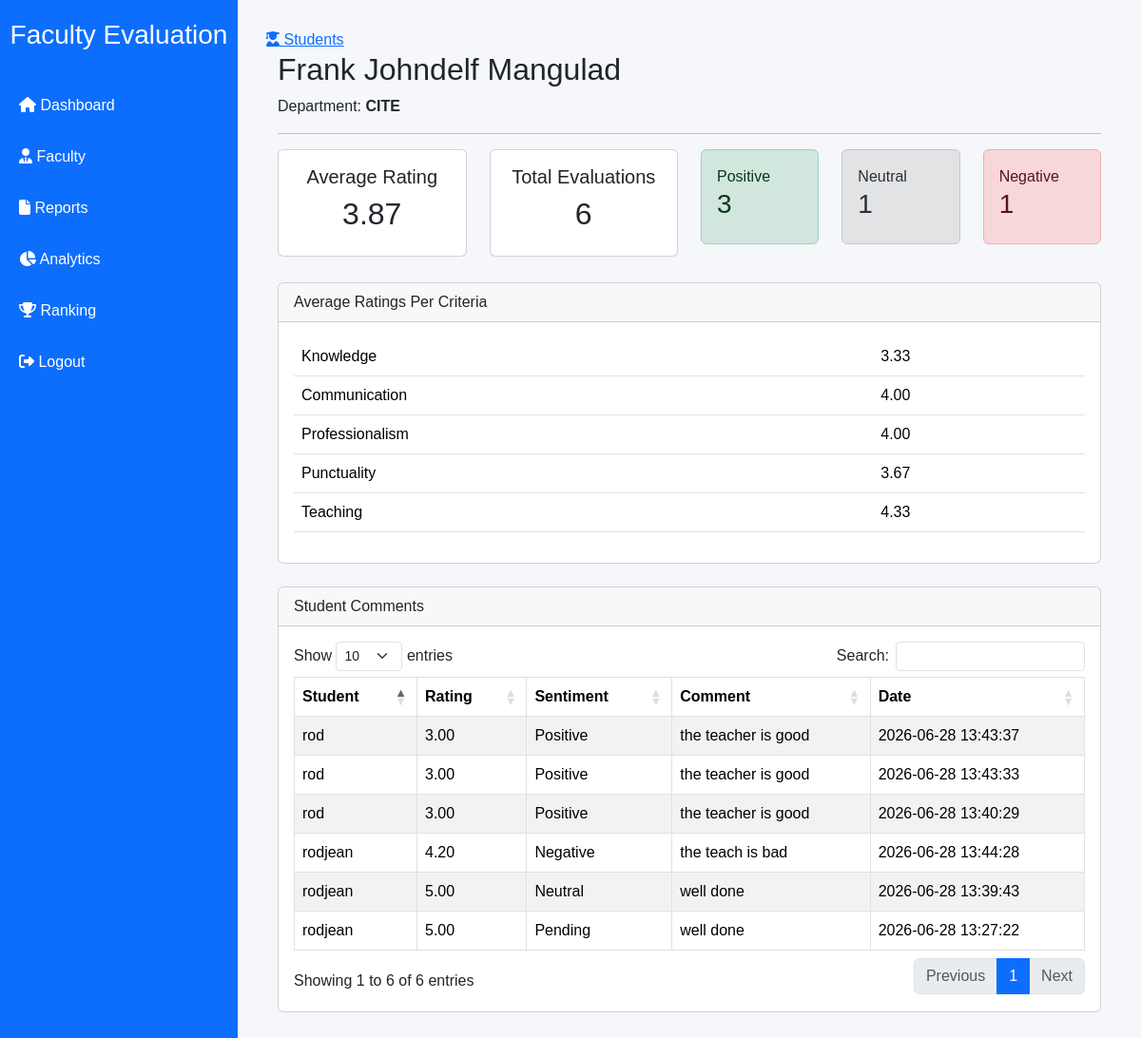
The page /faculty-evaluation-system/admin/faculty_details.php?id=1 (signed in) on the database its author committed.
### tables this page shows
CREATE TABLE `faculty` (
  `id` int(11) NOT NULL,
  `faculty_code` varchar(20) NOT NULL,
  `fullname` varchar(100) NOT NULL,
  `department` varchar(100) NOT NULL,
  `email` varchar(100) DEFAULT NULL,
  `status` enum('Active','Inactive') DEFAULT 'Active',
  `created_at` timestamp NOT NULL DEFAULT current_timestamp()
);

CREATE TABLE `evaluations` (
  `id` int(11) NOT NULL,
  `faculty_id` int(11) NOT NULL,
  `student_name` varchar(100) NOT NULL,
  `knowledge` tinyint(4) NOT NULL,
  `communication` tinyint(4) NOT NULL,
  `professionalism` tinyint(4) NOT NULL,
  `punctuality` tinyint(4) NOT NULL,
  `teaching` tinyint(4) NOT NULL,
  `overall_rating` decimal(3,2) DEFAULT NULL,
  `comment` text DEFAULT NULL,
  `sentiment` varchar(20) DEFAULT 'Pending',
  `confidence` decimal(5,2) DEFAULT 0.00,
  `created_at` timestamp NOT NULL DEFAULT current_timestamp()
);

### faculty-evaluation-system/admin/faculty_details.php (the view, shortened to what this page needs)
<?php
include("../includes/db.php");
include("../includes/header.php");
include("../includes/sidebar.php");
$id=$_GET['id'];
$stmt=$pdo->prepare("SELECT * FROM faculty WHERE id=?");
$stmt->execute([$id]);
$faculty=$stmt->fetch();
$stats=$pdo->prepare("
SELECT
COUNT(*) total,
ROUND(AVG(overall_rating),2) average,
ROUND(AVG(knowledge),2) knowledge,
ROUND(AVG(communication),2) communication,
ROUND(AVG(professionalism),2) professionalism,
ROUND(AVG(punctuality),2) punctuality,
ROUND(AVG(teaching),2) teaching
FROM evaluations
WHERE faculty_id=?
");
$stats->execute([$id]);
$data=$stats->fetch();
$positive=$pdo->prepare("
SELECT COUNT(*) FROM evaluations
WHERE faculty_id=? AND sentiment='Positive'
");
$positive->execute([$id]);
$neutral=$pdo->prepare("
SELECT COUNT(*) FROM evaluations
WHERE faculty_id=? AND sentiment='Neutral'
");
$neutral->execute([$id]);
$negative=$pdo->prepare("
SELECT COUNT(*) FROM evaluations
WHERE faculty_id=? AND sentiment='Negative'
");
$negative->execute([$id]);
$comments=$pdo->prepare("
SELECT *
FROM evaluations
WHERE faculty_id=?
ORDER BY created_at DESC
");
$comments->execute([$id]);
?>
<div class="container-fluid">
<h2><?= htmlspecialchars($faculty['fullname']) ?></h2>
<p>
Department:
<b>
<?= htmlspecialchars($faculty['department']) ?>
</b>
</p>
<hr>
<div class="row">
<div class="col-md-3">
<div class="card text-center">
<div class="card-body">
<h5>Average Rating</h5>
<h2><?= $data['average'] ?: 0 ?></h2>
</div>
</div>
</div>
<div class="col-md-3">
<div class="card text-center">
<div class="card-body">
<h5>Total Evaluations</h5>
<h2><?= $data['total'] ?></h2>
</div>
</div>
</div>
<div class="col-md-2">
<div class="alert alert-success">
Positive
<h3>
<?= $positive->fetchColumn() ?>
</h3>
</div>
</div>
<div class="col-md-2">
<div class="alert alert-secondary">
Neutral
<h3>
<?= $neutral->fetchColumn() ?>
</h3>
</div>
</div>
<div class="col-md-2">
<div class="alert alert-danger">
Negative
<h3>
<?= $negative->fetchColumn() ?>
</h3>
</div>
</div>
</div>
<br>
<div class="card">
<div class="card-header">
Average Ratings Per Criteria
</div>
<div class="card-body">
<table class="table">
<tr><td>Knowledge</td><td><?= $data['knowledge'] ?></td></tr>
<tr><td>Communication</td><td><?= $data['communication'] ?></td></tr>
<tr><td>Professionalism</td><td><?= $data['professionalism'] ?></td></tr>
<tr><td>Punctuality</td><td><?= $data['punctuality'] ?></td></tr>
<tr><td>Teaching</td><td><?= $data['teaching'] ?></td></tr>
</table>
</div>
</div>
<br>
<div class="card">
<div class="card-header">
Student Comments
</div>
<div class="card-body">
<table class="table table-bordered table-striped datatable">
<thead>
<tr>
<th>Student</th>
<th>Rating</th>
<th>Sentiment</th>
<th>Comment</th>
<th>Date</th>
</tr>
</thead>
<tbody>
<?php foreach($comments as $row){ ?>
<tr>
<td><?= htmlspecialchars($row['student_name']) ?></td>
<td><?= $row['overall_rating'] ?></td>
<td><?= $row['sentiment'] ?></td>
<td><?= htmlspecialchars($row['comment']) ?></td>
<td><?= $row['created_at'] ?></td>
</tr>
<?php } ?>
</tbody>
</table>
</div>
</div>
</div>
<?php include("../includes/footer.php"); ?>

### faculty-evaluation-system/assets/css/style.css (style rules this page uses)
body { margin:0; background:#f5f7fa; font-family:Arial, Helvetica, sans-serif; }

### rows shown on the page
faculty: fullname "Frank Johndelf Mangulad", department "CITE"
evaluations: student_name "rodjean", overall_rating "4.20", sentiment "Negative", comment "the teach is bad", created_at "2026-06-28 13:44:28"
evaluations: student_name "rod", overall_rating "3.00", sentiment "Positive", comment "the teacher is good", created_at "2026-06-28 13:43:37"
evaluations: student_name "rod", overall_rating "3.00", sentiment "Positive", comment "the teacher is good", created_at "2026-06-28 13:43:33"
evaluations: student_name "rod", overall_rating "3.00", sentiment "Positive", comment "the teacher is good", created_at "2026-06-28 13:40:29"
evaluations: student_name "rodjean", overall_rating "5.00", sentiment "Neutral", comment "well done", created_at "2026-06-28 13:39:43"
evaluations: student_name "rodjean", overall_rating "5.00", sentiment "Pending", comment "well done", created_at "2026-06-28 13:27:22"

### other values the page prints
$data['average'] ?: 0 "3.87"
$data['total'] "6"
$positive->fetchColumn() "3"
$neutral->fetchColumn() "1"
$negative->fetchColumn() "1"
$data['knowledge'] "3.33"
$data['communication'] "4.00"
$data['professionalism'] "4.00"
$data['punctuality'] "3.67"
$data['teaching'] "4.33"
